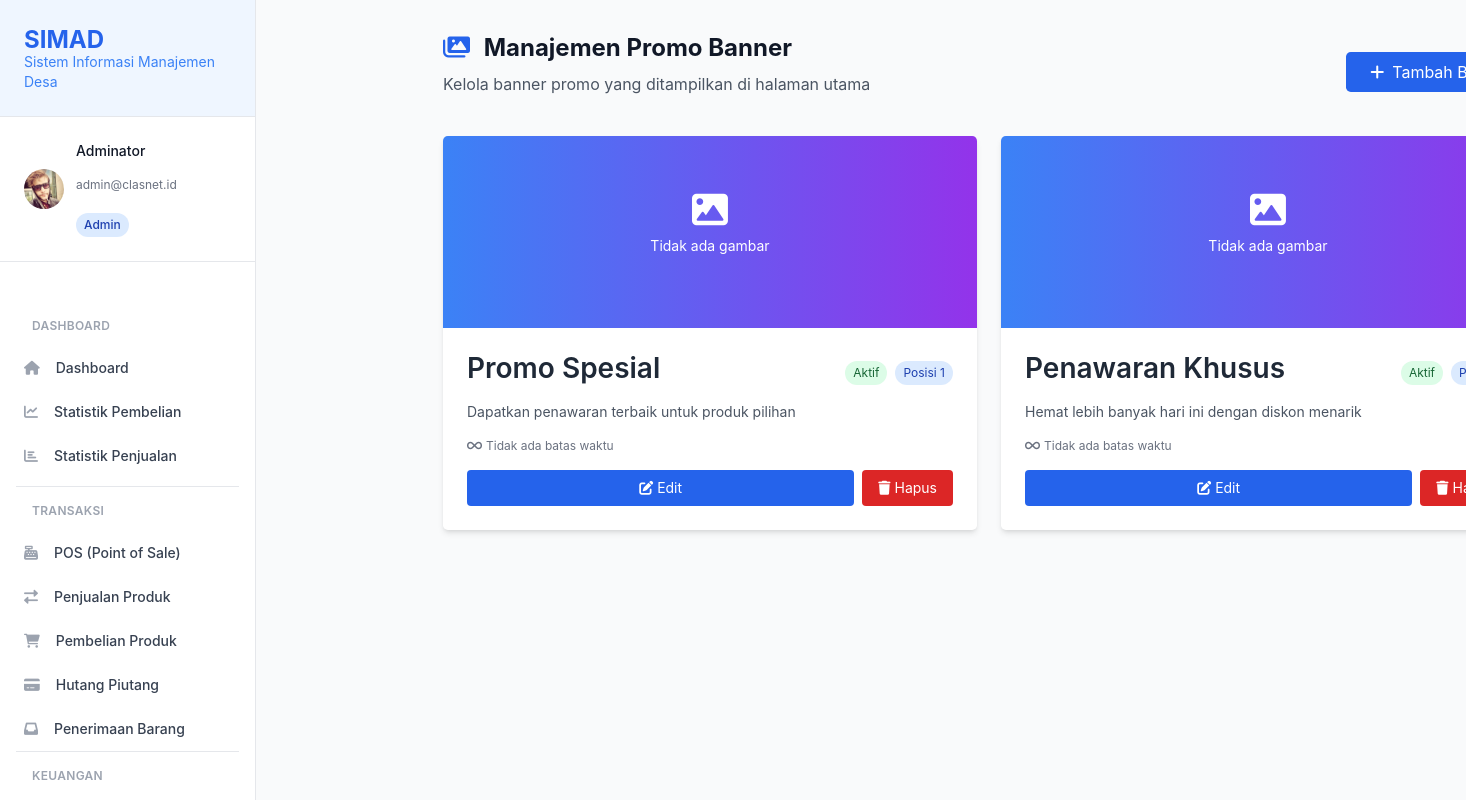
The app's page /promo-banner.php (signed in) with its own data.
### tables this page shows
CREATE TABLE `users` (
  `id` int(11) NOT NULL,
  `username` varchar(50) NOT NULL,
  `email` varchar(100) NOT NULL,
  `password` varchar(255) NOT NULL,
  `nama_lengkap` varchar(100) NOT NULL,
  `role` enum('admin','akunting','supervisor','teknisi','programmer','sales','finance') NOT NULL,
  `no_hp` varchar(20) DEFAULT NULL,
  `foto_profil` varchar(255) DEFAULT NULL,
  `status` enum('aktif','nonaktif') DEFAULT 'aktif',
  `created_at` timestamp NOT NULL DEFAULT current_timestamp(),
  `updated_at` timestamp NOT NULL DEFAULT current_timestamp() ON UPDATE current_timestamp(),
  `last_login` timestamp NULL DEFAULT NULL
);

CREATE TABLE `promo_banners` (
  `id` int(11) NOT NULL,
  `judul` varchar(100) NOT NULL,
  `deskripsi` text DEFAULT NULL,
  `gambar` varchar(255) NOT NULL,
  `posisi` enum('1','2') NOT NULL COMMENT 'Posisi card promo (1 atau 2)',
  `status` enum('aktif','nonaktif') DEFAULT 'aktif',
  `tanggal_mulai` date DEFAULT NULL,
  `tanggal_berakhir` date DEFAULT NULL,
  `created_at` timestamp NOT NULL DEFAULT current_timestamp(),
  `updated_at` timestamp NOT NULL DEFAULT current_timestamp() ON UPDATE current_timestamp()
);

### promo-banner.php (the view, shortened to what the rows shown need)
<?php
require_once 'config/database.php';
require_once 'config/auth.php';
$db = getDatabase();
$promo_banners = $db->select("
    SELECT * FROM promo_banners
    ORDER BY posisi ASC, created_at DESC
");
?>
<!DOCTYPE html>
<html lang="id">
<head>
    <script src="https://cdn.tailwindcss.com"></script>
    <link rel="stylesheet" href="https://cdnjs.cloudflare.com/ajax/libs/font-awesome/6.0.0/css/all.min.css">
</head>
<body class="bg-gray-50">
    <?php include 'layouts/header.php'; ?>
    <div class="container mx-auto px-4 py-6">
        <div class="mb-6">
            <div class="flex items-center justify-between">
                <div>
                    <h1 class="text-2xl font-bold text-gray-900">
                        <i class="fas fa-images mr-2 text-blue-600"></i>
                        Manajemen Promo Banner
                    </h1>
                </div>
            </div>
        </div>
        <div class="grid grid-cols-1 md:grid-cols-2 gap-6">
            <?php foreach ($promo_banners as $banner): ?>
            <div class="bg-white rounded-lg shadow-md overflow-hidden">
                <div class="aspect-w-16 aspect-h-9 bg-gray-200">
                    <?php if ($banner['gambar'] && file_exists('uploads/promo/' . $banner['gambar'])): ?>
                        <img src="uploads/promo/<?= htmlspecialchars($banner['gambar']) ?>"
                             alt="<?= htmlspecialchars($banner['judul']) ?>"
                             class="w-full h-48 object-cover">
                    <?php else: ?>
                        <div class="w-full h-48 bg-gradient-to-r from-blue-500 to-purple-600 flex items-center justify-center">
                            <div class="text-center text-white">
                                <i class="fas fa-image text-4xl mb-2"></i>
                                <p class="text-sm">Tidak ada gambar</p>
                            </div>
                        </div>
                    <?php endif; ?>
                </div>
                <div class="p-4">
                    <div class="flex items-center justify-between mb-2">
                        <h3 class="font-semibold text-gray-800"><?= htmlspecialchars($banner['judul']) ?></h3>
                        <div class="flex items-center space-x-2">
                            <span class="px-2 py-1 text-xs rounded-full <?= $banner['status'] === 'aktif' ? 'bg-green-100 text-green-800' : 'bg-red-100 text-red-800' ?>">
                                <?= ucfirst($banner['status']) ?>
                            </span>
                            <span class="px-2 py-1 text-xs bg-blue-100 text-blue-800 rounded-full">
                                Posisi <?= $banner['posisi'] ?>
                            </span>
                        </div>
                    </div>
                    <?php if ($banner['deskripsi']): ?>
                    <p class="text-sm text-gray-600 mb-3"><?= htmlspecialchars($banner['deskripsi']) ?></p>
                    <?php endif; ?>
                    <div class="text-xs text-gray-500 mb-3">
                        <?php if ($banner['tanggal_mulai'] || $banner['tanggal_berakhir']): ?>
                            <i class="fas fa-calendar mr-1"></i>
                            <?= $banner['tanggal_mulai'] ? date('d/m/Y', strtotime($banner['tanggal_mulai'])) : 'Tidak terbatas' ?> -
                            <?= $banner['tanggal_berakhir'] ? date('d/m/Y', strtotime($banner['tanggal_berakhir'])) : 'Tidak terbatas' ?>
                        <?php else: ?>
                            <i class="fas fa-infinity mr-1"></i>Tidak ada batas waktu
                        <?php endif; ?>
                    </div>
                    <div class="flex space-x-2">
                        <button onclick="openEditModal(<?= htmlspecialchars(json_encode($banner)) ?>)"
                                class="flex-1 bg-blue-600 hover:bg-blue-700 text-white px-3 py-2 rounded text-sm transition duration-200">
                            <i class="fas fa-edit mr-1"></i>Edit
                        </button>
                        <button onclick="deleteBanner(<?= $banner['id'] ?>)"
                                class="bg-red-600 hover:bg-red-700 text-white px-3 py-2 rounded text-sm transition duration-200">
                            <i class="fas fa-trash mr-1"></i>Hapus
                        </button>
                    </div>
                </div>
            </div>
            <?php endforeach; ?>
        </div>
    </div>
</body>
</html>

### layouts/header.php (shortened to what the rows shown need)
<?php
if (class_exists('AuthStatic') && AuthStatic::isLoggedIn()) {
    $user = AuthStatic::getCurrentUser();
}
?>
<!DOCTYPE html>
<html lang="id" class="h-full bg-gray-50">
<head>
    <link href="https://cdn.jsdelivr.net/npm/bootstrap@4.6.2/dist/css/bootstrap.min.css" rel="stylesheet">
    <script src="https://cdn.tailwindcss.com"></script>
    <link href="https://cdnjs.cloudflare.com/ajax/libs/font-awesome/6.0.0/css/all.min.css" rel="stylesheet">
    <link href="css/pwa-mobile.css?v=<?php echo time(); ?>" rel="stylesheet">
    <link href="https://cdn.jsdelivr.net/npm/select2@4.1.0-rc.0/dist/css/select2.min.css" rel="stylesheet" />
</head>
<body class="h-full bg-gray-50">
    <aside id="sidebar" class="fixed top-0 left-0 z-20 flex flex-col flex-shrink-0 hidden w-64 h-full font-normal duration-75 lg:flex transition-width" aria-label="Sidebar">
        <div class="relative flex-1 flex flex-col min-h-0 border-r border-gray-200 bg-white">
            <div class="px-4 py-4 border-b border-gray-200 bg-white">
                <div class="flex items-center space-x-3">
                    <div class="flex-1 min-w-0">
                        <p class="text-sm font-medium text-gray-900 truncate">
                            <?php echo htmlspecialchars($user['nama_lengkap'] ?? 'User'); ?>
                        </p>
                        <p class="text-xs text-gray-500 truncate">
                            <?php echo htmlspecialchars($user['email'] ?? ''); ?>
                        </p>
                        <span class="inline-flex items-center px-2 py-1 rounded-full text-xs font-medium bg-blue-100 text-blue-800 mt-1">
                            <?php echo ucfirst($user['role'] ?? 'user'); ?>
                        </span>
                    </div>
                </div>
            </div>
        </div>
    </aside>
    <div id="main-content" class="h-full w-full bg-gray-50 relative lg:ml-64 overflow-x-hidden">
        <main class="pt-2 px-1 sm:px-2 max-w-full">

### records on screen
users: nama_lengkap "Adminator", email "admin@clasnet.id", role "Admin"
promo_banners: shows "Tidak ada gambar", judul "Promo Spesial", status "Aktif", posisi "1", deskripsi "Dapatkan penawaran terbaik untuk produk pilihan", shows "Tidak ada batas waktu"
promo_banners: shows "Tidak ada gambar", judul "Penawaran Khusus", status "Aktif", deskripsi "Hemat lebih banyak hari ini dengan diskon menarik", shows "Tidak ada batas waktu"
